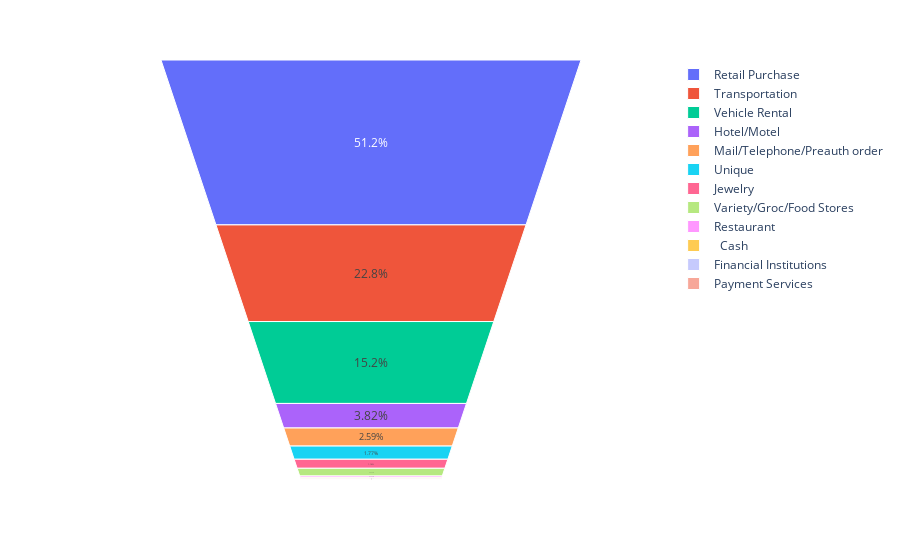

Write notebook code for a chart like this one.
### Markdown cell above
график распределения MCC кодов

### Code cell
fig = px.funnel_area( names=mcc_cod['Count'].unique(), values=mcc_cod['Count'].value_counts())
fig.show()

### Figure 1 — Plotly figure (JSON) as saved in the notebook; plotly's stock layout.template omitted (floating-point values rounded to 4 significant figures)
{"data": [{"domain": {"x": [0, 1], "y": [0, 1]}, "hovertemplate": "label=%{label}<br>value=%{value}<extra></extra>", "labels": ["Retail Purchase", "Transportation", "Vehicle Rental", "Hotel/Motel", "Mail/Telephone/Preauth order", "Unique", "Jewelry", "Variety/Groc/Food Stores", "Restaurant", "  Cash", "Financial Institutions", "Payment Services"], "legendgroup": "", "name": "", "showlegend": true, "type": "funnelarea", "values": [751, 335, 223, 56, 38, 26, 17, 14, 3, 2, 1, 1]}], "layout": {"legend": {"tracegroupgap": 0}, "margin": {"t": 60}}}
